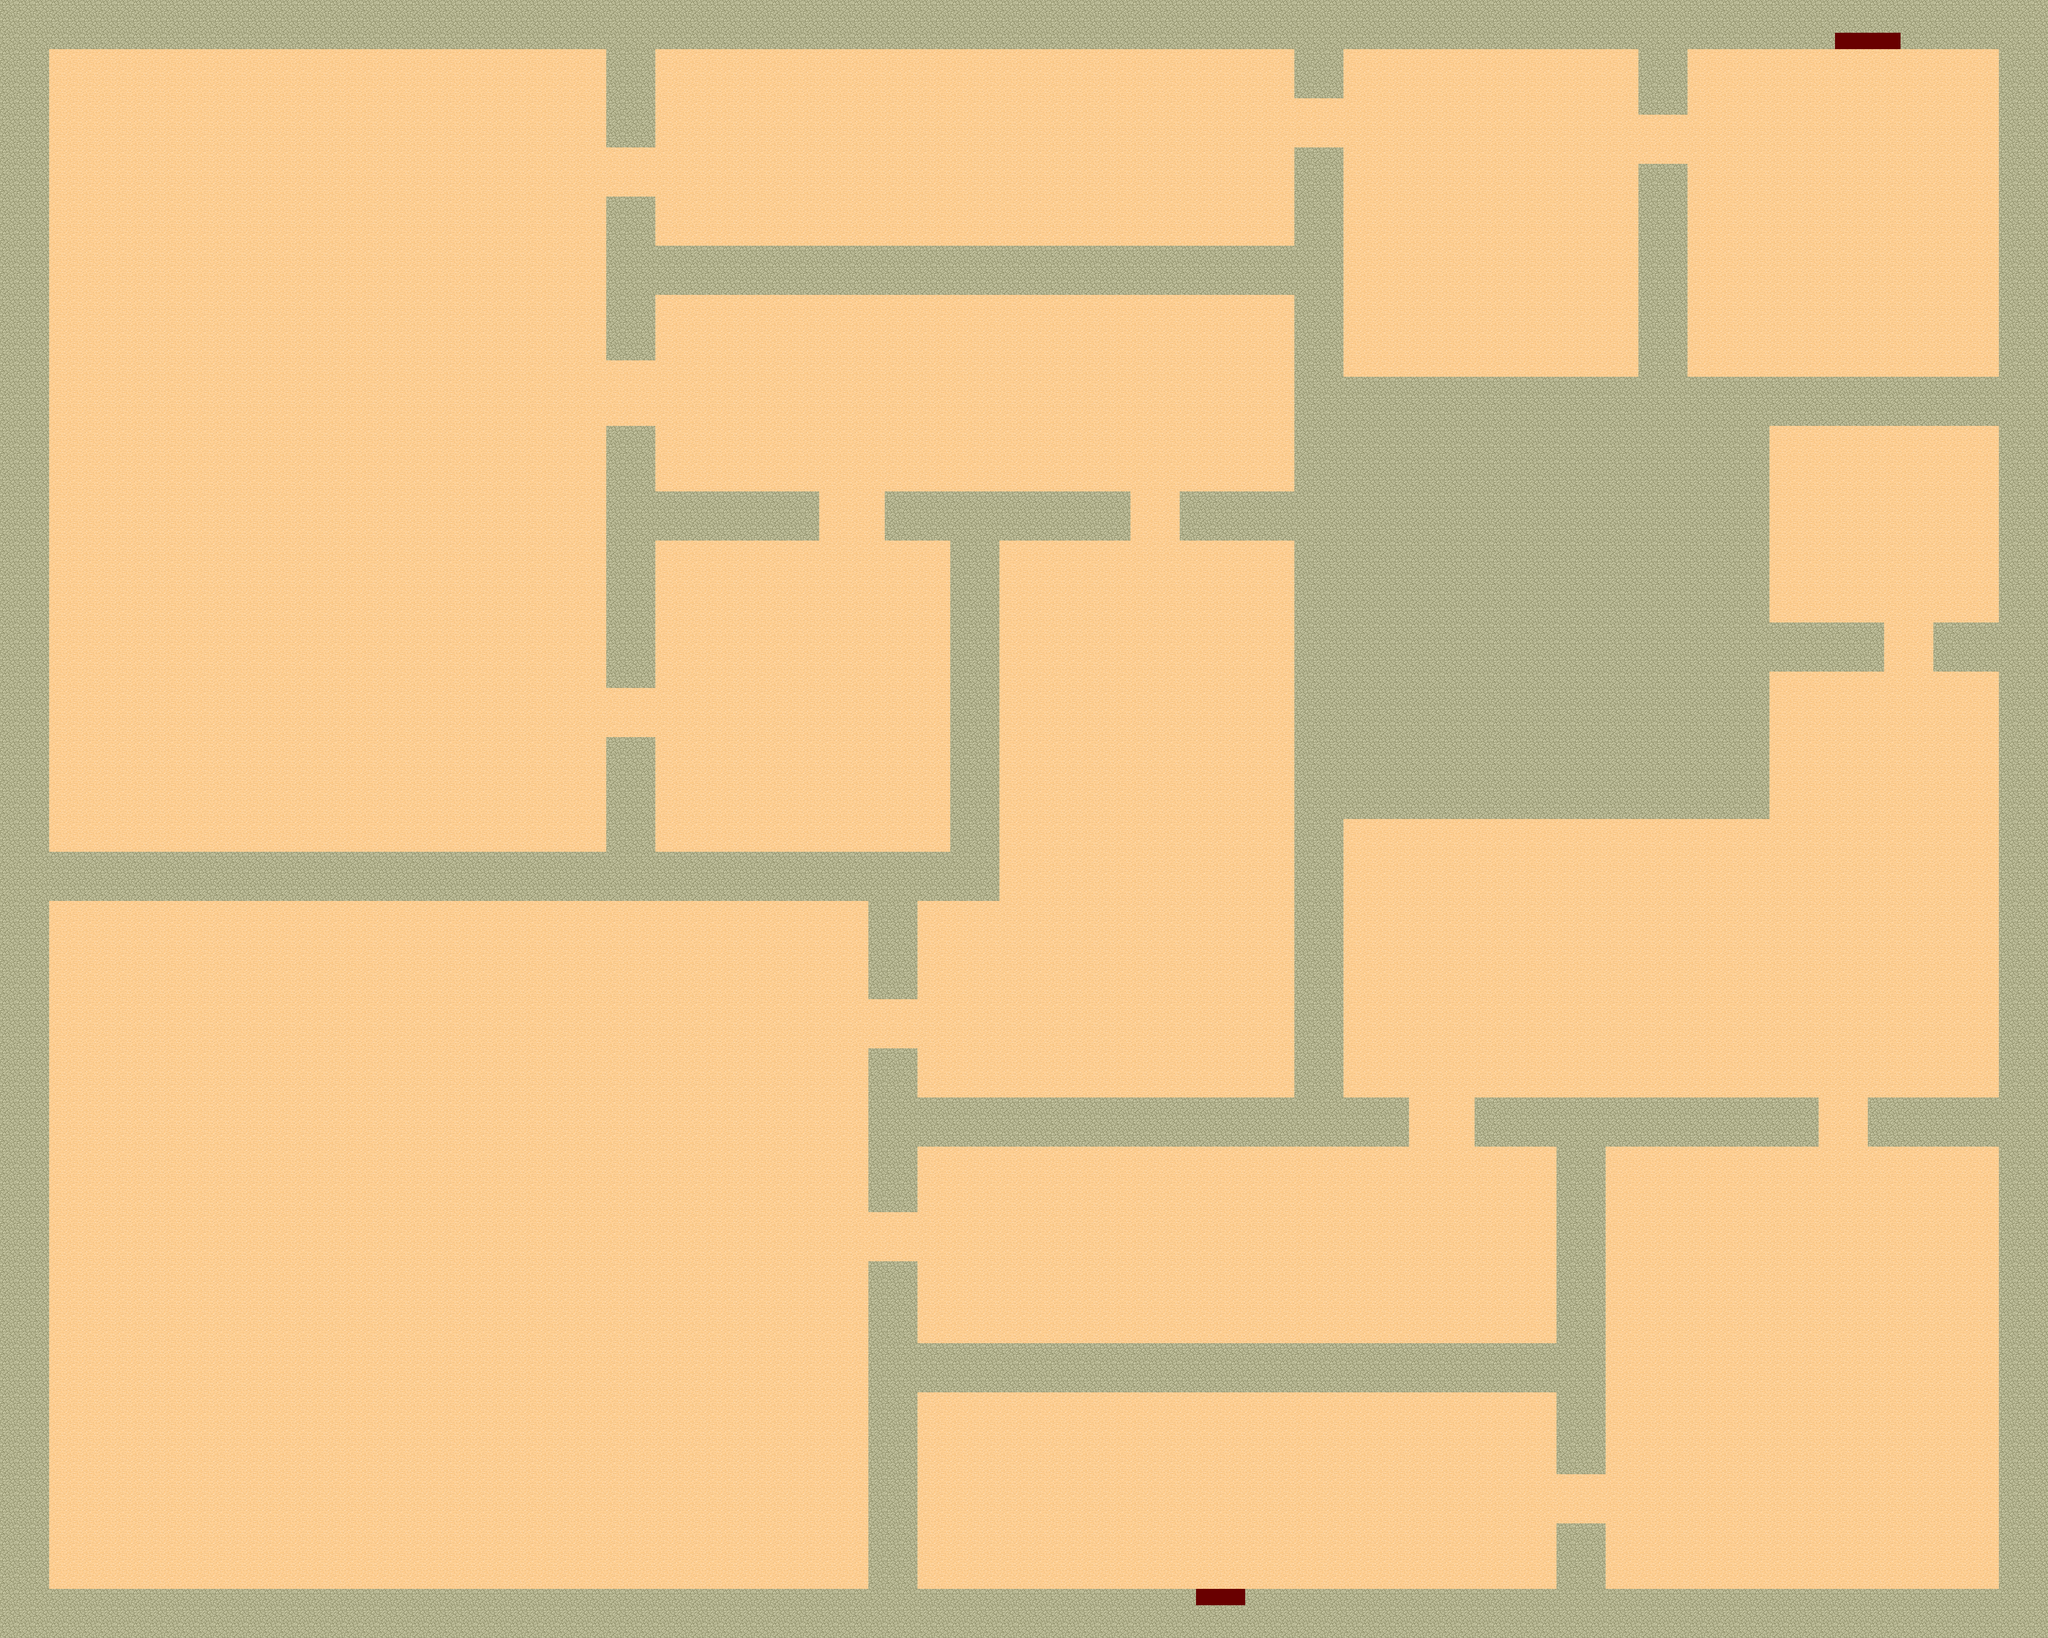

A 2D game scene composited from a Tiled map and its tileset images. What follows is a short description and the map's XML, with each tile layer's data collapsed to a summary:
An orthogonal 125x100 tile map with 32x32 px tiles, 1 tile layer (Map), 2 tilesets and 43 objects (Player).

<map version="1.10" tiledversion="1.11.2" orientation="orthogonal" renderorder="right-down" width="125" height="100" tilewidth="32" tileheight="32" infinite="0" nextlayerid="7" nextobjectid="46">
 <tileset firstgid="1" name="tmw_desert_spacing" tilewidth="32" tileheight="32" spacing="1" margin="1" tilecount="48" columns="8">
  <image source="../Tilesets/tmw_desert_spacing.png" width="265" height="199" />
 </tileset>
 <tileset firstgid="49" name="MapMetadata" tilewidth="32" tileheight="32" spacing="1" margin="1" tilecount="2" columns="2">
  <image source="../Tilesets/MapMetadata.png" width="67" height="34" />
 </tileset>
 <layer id="1" name="Map" width="125" height="100">
  <properties>
   <property name="Draw" type="bool" value="true" />
  </properties>
  <data>[12500 cells, 12500 non-empty, 3 distinct tile ids]</data>
 </layer>
 <objectgroup id="2" name="Collision">
  <object id="1" x="0" y="0" width="3584" height="96" />
  <object id="2" x="3712" y="0" width="192" height="96" />
  <object id="3" x="3904" y="0" width="96" height="3200" />
  <object id="4" x="2432" y="3104" width="1472" height="96" />
  <object id="5" x="0" y="3104" width="2336" height="96" />
  <object id="6" x="0" y="96" width="96" height="3008" />
  <object id="7" x="3776" y="1216" width="128" height="96" />
  <object id="8" x="2528" y="736" width="1376" height="96" />
  <object id="9" x="3456" y="1216" width="224" height="96" />
  <object id="10" x="3648" y="2144" width="256" height="96" />
  <object id="11" x="2880" y="2144" width="672" height="96" />
  <object id="12" x="2528" y="832" width="96" height="1408" />
  <object id="13" x="2624" y="2144" width="128" height="96" />
  <object id="14" x="96" y="1664" width="1856" height="96" />
  <object id="15" x="1184" y="1440" width="96" height="224" />
  <object id="16" x="1184" y="832" width="96" height="512" />
  <object id="17" x="1184" y="384" width="96" height="320" />
  <object id="18" x="1184" y="96" width="96" height="192" />
  <object id="19" x="2528" y="96" width="96" height="96" />
  <object id="20" x="3200" y="96" width="96" height="128" />
  <object id="21" x="3200" y="320" width="96" height="416" />
  <object id="22" x="2528" y="288" width="96" height="448" />
  <object id="23" x="1280" y="480" width="1248" height="96" />
  <object id="24" x="1728" y="960" width="480" height="96" />
  <object id="26" x="2304" y="960" width="224" height="96" />
  <object id="27" x="1280" y="960" width="320" height="96" />
  <object id="28" x="1856" y="1056" width="96" height="608" />
  <object id="29" x="1696" y="2048" width="96" height="320" />
  <object id="30" x="1696" y="1760" width="96" height="192" />
  <object id="31" x="1792" y="2144" width="736" height="96" />
  <object id="32" x="1696" y="2464" width="96" height="640" />
  <object id="33" x="3040" y="2240" width="96" height="640" />
  <object id="34" x="3040" y="2976" width="96" height="128" />
  <object id="35" x="1792" y="2624" width="1248" height="96" />
  <object id="36" x="2624" y="1504" width="832" height="96" />
  <object id="37" x="3360" y="832" width="96" height="672" />
  <object id="38" x="3584" y="32" width="128" height="32" />
  <object id="39" x="2336" y="3136" width="96" height="32">
   <properties>
    <property name="Collision" type="bool" value="true" />
    <property name="Draw" type="bool" value="false" />
   </properties>
  </object>
 </objectgroup>
 <objectgroup id="3" name="Teleport">
  <object id="40" x="3584" y="64" width="128" height="32">
   <properties>
    <property name="targetMap" value="Backroom.tmx" />
   </properties>
  </object>
  <object id="41" x="2336" y="3104" width="96" height="32">
   <properties>
    <property name="targetMap" value="FrontRoom.tmx" />
   </properties>
  </object>
 </objectgroup>
 <objectgroup id="4" name="Checkpoints">
  <object id="42" x="2336" y="3072" width="96" height="32" />
  <object id="43" x="3584" y="96" width="128" height="32" />
 </objectgroup>
 <objectgroup id="5" name="Entities">
  <object id="44" name="Player" type="Player" x="3636" y="304">
   <properties>
    <property name="CorneliusJoined" type="bool" value="false" />
    <property name="WizardJoined" type="bool" value="false" />
    <property name="magicPoints" type="int" value="50" />
   </properties>
   <point />
  </object>
 </objectgroup>
 <objectgroup id="6" name="Events" />
</map>
